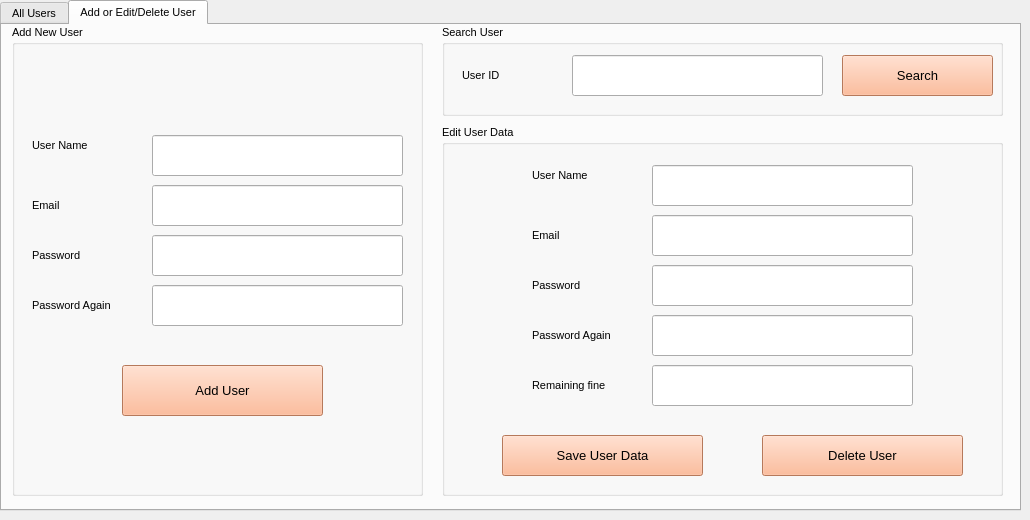
    <widget class="QWidget" name="tab_11">
     <attribute name="title">
      <string>Users</string>
     </attribute>
     <widget class="QTabWidget" name="tabWidget_4">
      <property name="enabled">
       <bool>true</bool>
      </property>
      <property name="geometry">
       <rect>
        <x>0</x>
        <y>0</y>
        <width>1021</width>
        <height>511</height>
       </rect>
      </property>
      <property name="font">
       <font>
        <pointsize>8</pointsize>
       </font>
      </property>
      <property name="currentIndex">
       <number>1</number>
      </property>
      <widget class="QWidget" name="tab_12">
       <attribute name="title">
        <string>All Users</string>
       </attribute>
       <widget class="QTableWidget" name="tableWidget_6">
        <property name="geometry">
         <rect>
          <x>0</x>
          <y>0</y>
          <width>1011</width>
          <height>471</height>
         </rect>
        </property>
        <column>
         <property name="text">
          <string>ID</string>
         </property>
        </column>
        <column>
         <property name="text">
          <string>Name</string>
         </property>
        </column>
        <column>
         <property name="text">
          <string>Email</string>
         </property>
        </column>
        <column>
         <property name="text">
          <string>Remaining fine</string>
         </property>
        </column>
        <column>
         <property name="text">
          <string>Total amount of fines</string>
         </property>
        </column>
       </widget>
      </widget>
      <widget class="QWidget" name="tab_17">
       <attribute name="title">
        <string>Add or Edit/Delete User</string>
       </attribute>
       <widget class="QGroupBox" name="groupBox_5">
        <property name="geometry">
         <rect>
          <x>440</x>
          <y>0</y>
          <width>561</width>
          <height>91</height>
         </rect>
        </property>
        <property name="font">
         <font>
          <pointsize>8</pointsize>
         </font>
        </property>
        <property name="title">
         <string>Search User</string>
        </property>
        <widget class="QLabel" name="label_47">
         <property name="geometry">
          <rect>
           <x>20</x>
           <y>40</y>
           <width>81</width>
           <height>21</height>
          </rect>
         </property>
         <property name="styleSheet">
          <string notr="true">background-color: rgba(0,0,0,0%);</string>
         </property>
         <property name="text">
          <string>User ID</string>
         </property>
        </widget>
        <widget class="QLineEdit" name="lineEdit_13">
         <property name="geometry">
          <rect>
           <x>130</x>
           <y>30</y>
           <width>251</width>
           <height>41</height>
          </rect>
         </property>
        </widget>
        <widget class="QPushButton" name="pushButton_12">
         <property name="geometry">
          <rect>
           <x>400</x>
           <y>30</y>
           <width>151</width>
           <height>41</height>
          </rect>
         </property>
         <property name="font">
          <font>
           <pointsize>10</pointsize>
          </font>
         </property>
         <property name="styleSheet">
          <string notr="true">background-color: rgb(255, 170, 127);
color: rgb(0, 0, 0);</string>
         </property>
         <property name="text">
          <string>Search</string>
         </property>
        </widget>
       </widget>
       <widget class="QGroupBox" name="groupBox_7">
        <property name="enabled">
         <bool>true</bool>
        </property>
        <property name="geometry">
         <rect>
          <x>440</x>
          <y>100</y>
          <width>561</width>
          <height>371</height>
         </rect>
        </property>
        <property name="font">
         <font>
          <pointsize>8</pointsize>
         </font>
        </property>
        <property name="title">
         <string>Edit User Data</string>
        </property>
        <widget class="QLineEdit" name="lineEdit_16">
         <property name="geometry">
          <rect>
           <x>210</x>
           <y>140</y>
           <width>261</width>
           <height>41</height>
          </rect>
         </property>
         <property name="echoMode">
          <enum>QLineEdit::Normal</enum>
         </property>
        </widget>
        <widget class="QLineEdit" name="lineEdit_18">
         <property name="geometry">
          <rect>
           <x>210</x>
           <y>190</y>
           <width>261</width>
           <height>41</height>
          </rect>
         </property>
         <property name="echoMode">
          <enum>QLineEdit::Normal</enum>
         </property>
        </widget>
        <widget class="QLabel" name="label_48">
         <property name="geometry">
          <rect>
           <x>90</x>
           <y>150</y>
           <width>81</width>
           <height>21</height>
          </rect>
         </property>
         <property name="styleSheet">
          <string notr="true">background-color: rgba(0,0,0,0%);</string>
         </property>
         <property name="text">
          <string>Password</string>
         </property>
        </widget>
        <widget class="QLabel" name="label_49">
         <property name="geometry">
          <rect>
           <x>90</x>
           <y>40</y>
           <width>81</width>
           <height>21</height>
          </rect>
         </property>
         <property name="styleSheet">
          <string notr="true">background-color: rgba(0,0,0,0%);</string>
         </property>
         <property name="text">
          <string>User Name</string>
         </property>
        </widget>
        <widget class="QLineEdit" name="lineEdit_17">
         <property name="geometry">
          <rect>
           <x>210</x>
           <y>40</y>
           <width>261</width>
           <height>41</height>
          </rect>
         </property>
        </widget>
        <widget class="QLineEdit" name="lineEdit_15">
         <property name="geometry">
          <rect>
           <x>210</x>
           <y>90</y>
           <width>261</width>
           <height>41</height>
          </rect>
         </property>
        </widget>
        <widget class="QPushButton" name="pushButton_13">
         <property name="geometry">
          <rect>
           <x>60</x>
           <y>310</y>
           <width>201</width>
           <height>41</height>
          </rect>
         </property>
         <property name="font">
          <font>
           <pointsize>10</pointsize>
          </font>
         </property>
         <property name="styleSheet">
          <string notr="true">background-color: rgb(255, 170, 127);
color: rgb(0, 0, 0);</string>
         </property>
         <property name="text">
          <string>Save User Data</string>
         </property>
        </widget>
        <widget class="QLabel" name="label_55">
         <property name="geometry">
          <rect>
           <x>90</x>
           <y>200</y>
           <width>101</width>
           <height>21</height>
          </rect>
         </property>
         <property name="styleSheet">
          <string notr="true">background-color: rgba(0,0,0,0%);</string>
         </property>
         <property name="text">
          <string>Password Again</string>
         </property>
        </widget>
        <widget class="QLabel" name="label_56">
         <property name="geometry">
          <rect>
           <x>90</x>
           <y>100</y>
           <width>91</width>
           <height>21</height>
          </rect>
         </property>
         <property name="styleSheet">
          <string notr="true">background-color: rgba(0,0,0,0%);</string>
         </property>
         <property name="text">
          <string>Email</string>
         </property>
        </widget>
        <widget class="QLineEdit" name="lineEdit_14">
         <property name="geometry">
          <rect>
           <x>210</x>
           <y>240</y>
           <width>261</width>
           <height>41</height>
          </rect>
         </property>
         <property name="echoMode">
          <enum>QLineEdit::Normal</enum>
         </property>
        </widget>
        <widget class="QLabel" name="label_62">
         <property name="geometry">
          <rect>
           <x>90</x>
           <y>250</y>
           <width>101</width>
           <height>21</height>
          </rect>
         </property>
         <property name="styleSheet">
          <string notr="true">background-color: rgba(0,0,0,0%);</string>
         </property>
         <property name="text">
          <string>Remaining fine</string>
         </property>
        </widget>
        <widget class="QPushButton" name="pushButton_22">
         <property name="geometry">
          <rect>
           <x>320</x>
           <y>310</y>
           <width>201</width>
           <height>41</height>
          </rect>
         </property>
         <property name="font">
          <font>
           <pointsize>10</pointsize>
          </font>
         </property>
         <property name="styleSheet">
          <string notr="true">background-color: rgb(255, 170, 127);
color: rgb(0, 0, 0);</string>
         </property>
         <property name="text">
          <string>Delete User</string>
         </property>
        </widget>
       </widget>
       <widget class="QGroupBox" name="groupBox_8">
        <property name="geometry">
         <rect>
          <x>10</x>
          <y>0</y>
          <width>411</width>
          <height>471</height>
         </rect>
        </property>
        <property name="font">
         <font>
          <pointsize>8</pointsize>
         </font>
        </property>
        <property name="title">
         <string>Add New User</string>
        </property>
        <widget class="QLabel" name="label_57">
         <property name="geometry">
          <rect>
           <x>20</x>
           <y>110</y>
           <width>81</width>
           <height>21</height>
          </rect>
         </property>
         <property name="styleSheet">
          <string notr="true">background-color: rgba(0,0,0,0%);</string>
         </property>
         <property name="text">
          <string>User Name</string>
         </property>
        </widget>
        <widget class="QLabel" name="label_58">
         <property name="geometry">
          <rect>
           <x>20</x>
           <y>220</y>
           <width>81</width>
           <height>21</height>
          </rect>
         </property>
         <property name="styleSheet">
          <string notr="true">background-color: rgba(0,0,0,0%);</string>
         </property>
         <property name="text">
          <string>Password</string>
         </property>
        </widget>
        <widget class="QLabel" name="label_59">
         <property name="geometry">
          <rect>
           <x>20</x>
           <y>270</y>
           <width>101</width>
           <height>21</height>
          </rect>
         </property>
         <property name="styleSheet">
          <string notr="true">background-color: rgba(0,0,0,0%);</string>
         </property>
         <property name="text">
          <string>Password Again</string>
         </property>
        </widget>
        <widget class="QLabel" name="label_60">
         <property name="geometry">
          <rect>
           <x>20</x>
           <y>170</y>
           <width>91</width>
           <height>21</height>
          </rect>
         </property>
         <property name="styleSheet">
          <string notr="true">background-color: rgba(0,0,0,0%);</string>
         </property>
         <property name="text">
          <string>Email</string>
         </property>
        </widget>
        <widget class="QLineEdit" name="lineEdit_9">
         <property name="geometry">
          <rect>
           <x>140</x>
           <y>110</y>
           <width>251</width>
           <height>41</height>
          </rect>
         </property>
        </widget>
        <widget class="QLineEdit" name="lineEdit_10">
         <property name="geometry">
          <rect>
           <x>140</x>
           <y>160</y>
           <width>251</width>
           <height>41</height>
          </rect>
         </property>
        </widget>
        <widget class="QLineEdit" name="lineEdit_11">
         <property name="geometry">
          <rect>
           <x>140</x>
           <y>210</y>
           <width>251</width>
           <height>41</height>
          </rect>
         </property>
         <property name="echoMode">
          <enum>QLineEdit::Password</enum>
         </property>
        </widget>
        <widget class="QLineEdit" name="lineEdit_12">
         <property name="geometry">
          <rect>
           <x>140</x>
           <y>260</y>
           <width>251</width>
           <height>41</height>
          </rect>
         </property>
         <property name="echoMode">
          <enum>QLineEdit::Password</enum>
         </property>
        </widget>
        <widget class="QPushButton" name="pushButton_11">
         <property name="geometry">
          <rect>
           <x>110</x>
           <y>340</y>
           <width>201</width>
           <height>51</height>
          </rect>
         </property>
         <property name="font">
          <font>
           <pointsize>10</pointsize>
          </font>
         </property>
         <property name="styleSheet">
          <string notr="true">background-color: rgb(255, 170, 127);
color: rgb(0, 0, 0);</string>
         </property>
         <property name="text">
          <string>Add User</string>
         </property>
        </widget>
       </widget>
      </widget>
     </widget>
    </widget>
